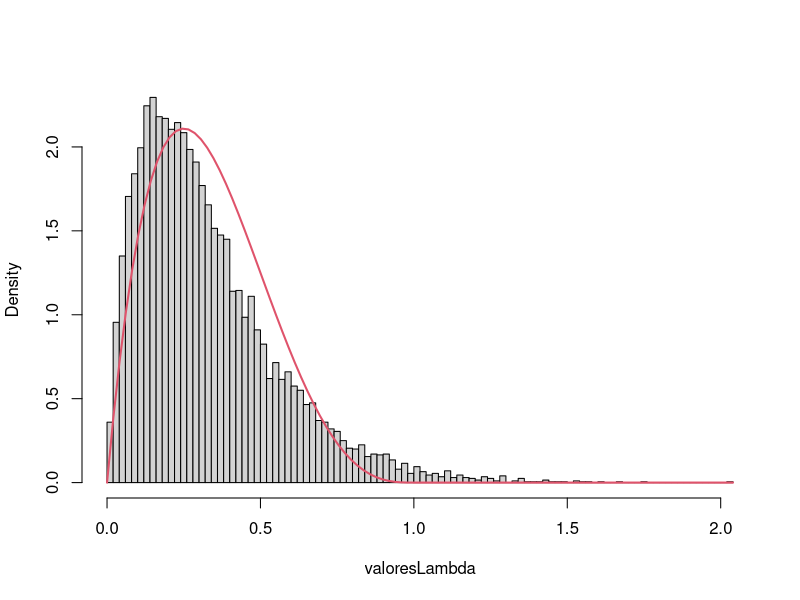
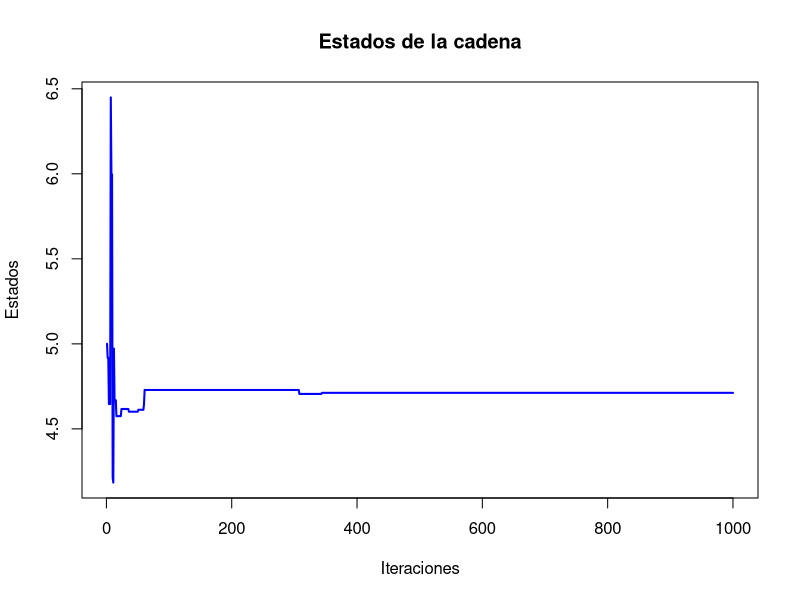
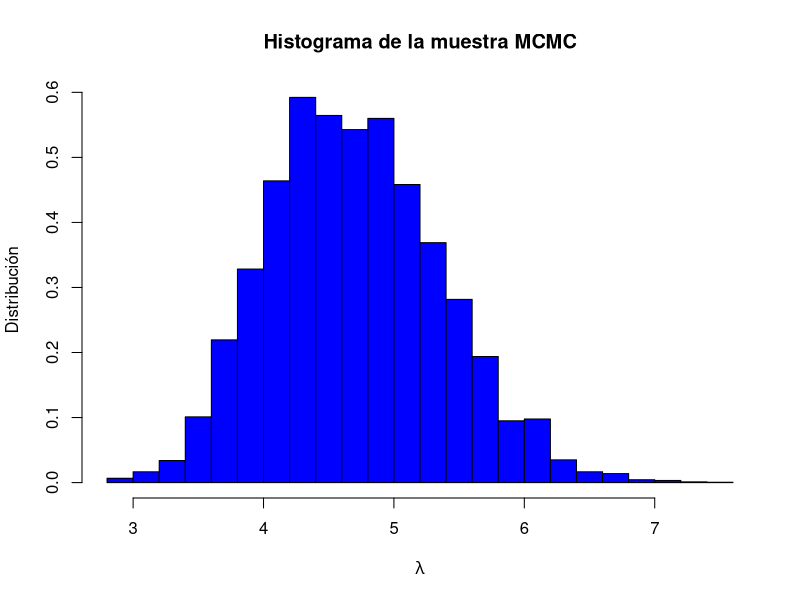
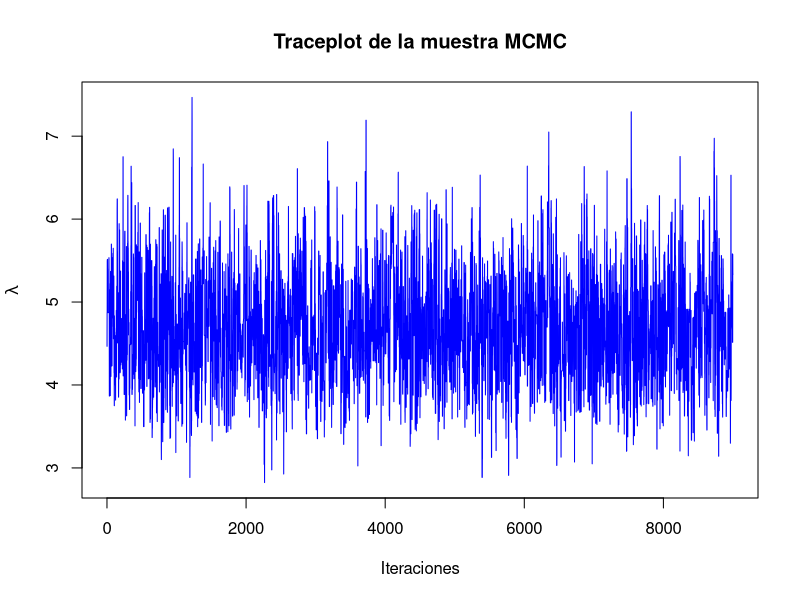
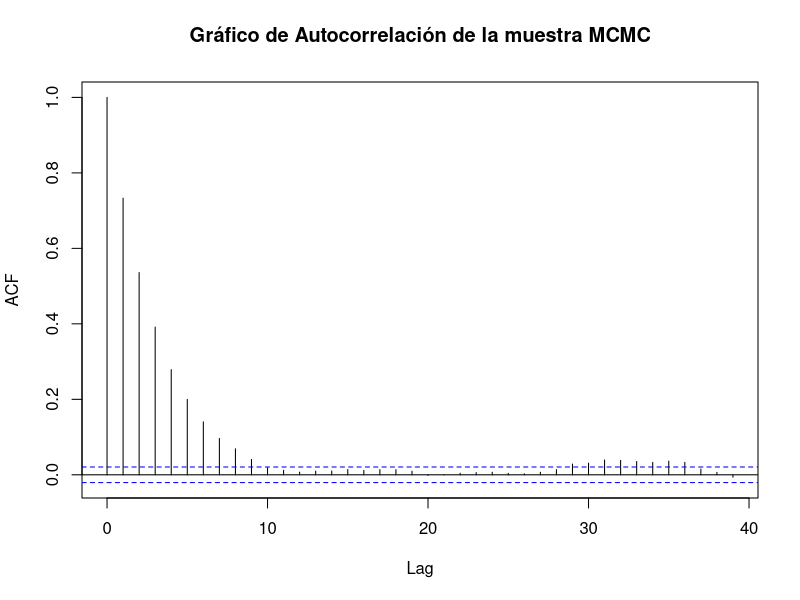
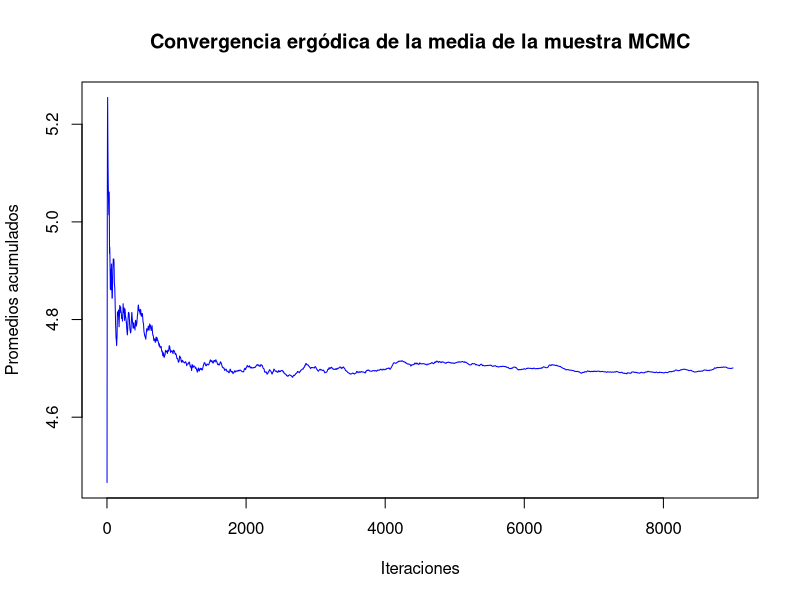

The R script that drew these images, in order:
## ---- chunk 1
#set.seed(2024)
## ---- chunk 2
f <- function(x) {
  exp(-x^2) / (1 + x^2)
}
## ---- chunk 3
set.seed(875)
# Método de Montecarlo para aproximar la integral
montecarlo_integration <- function(N) {
  # Generamos N muestras aleatorias entre 0 y 1
  x <- runif(N, 0, 1)
  
  # Evaluamos la función en los puntos muestreados
  fx <- f(x)
  
  # Estimar la integral como el promedio de f(x)
  integral_estimate <- mean(fx)

  return(integral_estimate)
}

N <- 100000  # número de muestras

montecarlo_result <- montecarlo_integration(N)

cat("Aproximación de la integral por Montecarlo:", montecarlo_result, "\n")

## ---- chunk 4
integral_exacta <- integrate(f, 0, 1)
cat("Aproximación de la integral por Integrate:", integral_exacta$value, "\n")
cat("El error absoluto de Integrate:", integral_exacta$abs.error, "\n")
## ---- chunk 5
abs(montecarlo_result - integral_exacta$value)
## ---- chunk 6
f_L <- function(L) {
  return(exp(-L)) 
}
## ---- chunk 7
g_L <- function(L) {
  return(dnorm(L, mean = 3, sd = 2))
}
## ---- chunk 8
# Establecemos la semilla
set.seed(54321)

n <- 10^4  # número de muestras
L_samples <- numeric(0)  # Inicializamos el vector de muestras

# Rechazamos valores negativos
while (length(L_samples) < n) {
  samples <- rnorm(n, mean = 3, sd = 2)  # Generamos n muestras de N(3, 2^2)
  L_samples <- c(L_samples, samples[samples > 0])  
  # Solo conservamos las positivas por la restricción
  L_samples <- L_samples[1:n]  # Aseguramos que solo tengamos n muestras
}

pesos <- f_L(L_samples) / g_L(L_samples)
# Filtrar valores infinitos o NA en los pesos de importancia
pesos_validos <- is.finite(pesos) & !is.na(pesos)
L_samples <- L_samples[pesos_validos]
pesos <- pesos[pesos_validos]

# Calcular la pérdida esperada
perdidas_esperadas <- mean(L_samples * pesos)

cat("La estimación del valor esperado de la pérdida usando muestreo por importancia es:", 
    perdidas_esperadas, "\n")

## ---- chunk 9
tiempos <- c(2.72, 1.93, 1.76, 0.49, 6.12, 0.43, 4.01, 1.71, 2.01, 5.96)

# Definición de las funciones de densidad
objetivo <- function(lambda, x) {
  lambda * exp(-lambda * x)
}

previa <- function(lambda) {
  dgamma(lambda, shape = 2, rate = 1)
}
## ---- chunk 10
n <- 10000
valoresLambda <- numeric(n)

for (i in 1:n) {
  repeat {
    # Generar candidato de la distribución prior
    lambda <- rgamma(1, shape = 2, rate = 1)
    
    # Generar variable uniforme
    u <- runif(1)
    
    # Verificar aceptación
    if (u < min(objetivo(lambda, tiempos) / previa(lambda))) {
      valoresLambda[i] <- lambda
      break
    }
  }
}
## ---- chunk 11
ngen <- n  
cat("Número de generaciones = ", ngen, "\n")
cat("Número medio de aceptados = ", ngen / 10^4, "\n")
cat("Proporción de rechazos = ", 1 - 10^4 / ngen, "\n")

lambda_est <- mean(valoresLambda)
cat("Valor de lambda estimado = ", lambda_est)

hist(valoresLambda, breaks = "FD", freq = FALSE, main = "")
curve(dbeta(x, 2, 4), col = 2, lwd = 2, add = TRUE)
## ---- chunk 12
cred_interval <- quantile(valoresLambda, probs = c(0.005, 0.995))
cat("Intervalo de credibilidad al 99%: [", cred_interval[1], ", ", cred_interval[2], "]\n")
## ---- chunk 13
lambda_hip <- 0.5
if(lambda_hip >= cred_interval[1] && lambda_hip <= cred_interval[2]) {
  cat("No se rechaza la hipótesis lambda = 0.5, está dentro del intervalo de credibilidad.\n")
} else {
  cat("Se rechaza la hipótesis lambda = 0.5, está fuera del intervalo de credibilidad.\n")
}
## ---- chunk 14
f <- function(x) {
  return(exp(sin(10 * x) / (10 * cos(x))))
}
## ---- chunk 15
resim <- function(f, alpha = 0.5, s0 = 5, niter = 1000, mini = 0, maxi = 10) {
  s_n <- s0
  estados <- rep(0, niter)
  iter_count <- 0
  for (k in 1:niter) {
    estados[k] <- s_n
    T <- (1 - alpha)^k  # Enfriamiento
    s_new <- rnorm(1, s_n, 1)
    
    # Asegurarse de que la nueva solución esté dentro de los límites
    if (s_new < mini) { s_new <- mini }
    if (s_new > maxi) { s_new <- maxi }
    
    dif <- f(s_new) - f(s_n)
    if (dif < 0) {
      s_n <- s_new
    } else {
      random <- runif(1, 0, 1)
      if (random < exp(-dif / T)) {
        s_n <- s_new
      }
    }
    iter_count <- iter_count + 1
  }
  return(list(r = s_n, e = estados))
}
## ---- chunk 16
Resultado <- resim(f, 0.1, 5, 1000, 0, 10)
## ---- chunk 17
Resultado$r  # Minimo global
plot(Resultado$e, type = "l", col = "blue", lwd = 2, 
     ylab = "Estados", xlab = "Iteraciones", main = "Estados de la cadena")
## ---- chunk 18
set.seed(77)
# Muestra
data <- c(4, 2, 5, 6, 3, 4, 7, 5, 6, 4)
#Numero de iteraciones
n<-10000
#Periodo quemado
L<-1000
#Lambda artibtrario de inicio
lambda_inicio<-ceiling(runif(1,0,10))

#Función de verosimilitud de Poisson
poisson <- function(lambda, data) {
  prod(dpois(data, lambda))
}

# Función de distribución gamma a priori
gamma_prior <- function(lambda, alpha , beta ) {
  dgamma(lambda, shape = alpha, scale = beta)
}

# Algoritmo de Metropolis-Hastings
metropolis_hastings <- function(data, N = n, lambda_inicial = lambda_inicio, 
                                alpha = 3, beta = 2) {
  
  
  Intentos_lambda <- numeric(N)
  Intentos_lambda[1] <- lambda_inicial
  lambda_actual <- lambda_inicial
  Saltos <- numeric(N)
  
  for (i in 2:N) {
    propuesta <- rcauchy(1,location = lambda_actual)  # Propuesta
    
    if (propuesta > 0) {  # Para evitar valores negativos de lambda, pues es una poisson 
      
      #Usando el factor de bayes, la propuesta/la actual
      Aceptacion <- (poisson(propuesta, data) * gamma_prior(propuesta, alpha, beta)) /
                          (poisson(lambda_actual, data) * gamma_prior(lambda_actual,alpha, beta))
      
      #Criterio de Aceptacion o Rechazo
      if (runif(1) < Aceptacion) {
        lambda_actual <- propuesta
        Saltos[i] <- 1
      }
      else {
        Saltos[i] <- 0
      }
    }
    Intentos_lambda[i] <- lambda_actual
  }
  return(list(Intentos_lambda = Intentos_lambda[(L+1):N], Saltos = sum(Saltos[(L+1):N])))
}

# Ejecutar el algoritmo con n = 10000
Muestras_MCMC <- metropolis_hastings(data)$Intentos_lambda
## ---- chunk 19
hist(Muestras_MCMC, breaks = 30, prob = TRUE, main = "Histograma de la muestra MCMC",
     xlab = expression(lambda),ylab = "Distribución", col = "blue")
## ---- chunk 20
plot(Muestras_MCMC, type = "l", main = "Traceplot de la muestra MCMC",
     xlab = "Iteraciones", ylab = expression(lambda), col = "blue")
## ---- chunk 21
acf(Muestras_MCMC, main = "Gráfico de Autocorrelación de la muestra MCMC")
## ---- chunk 22
#Normalmente es la suma acumulada/(Iteracion-periodo_quemado)

mean_muestras <- cumsum(Muestras_MCMC) / seq_along(Muestras_MCMC)
plot(mean_muestras, type = "l", main = "Convergencia ergódica de la media de la muestra MCMC",
     xlab = "Iteraciones", ylab = "Promedios acumulados", col = "blue")
## ---- chunk 23
mean_lambda <- mean(Muestras_MCMC)
cat("Estimación de lambda:", mean_lambda, "\n")

cat("Tasa de aceptación \n","NumeroSaltos/TotalIteraciones:" , 
    (metropolis_hastings(data)$Saltos)/(n-L) ,"\n")
